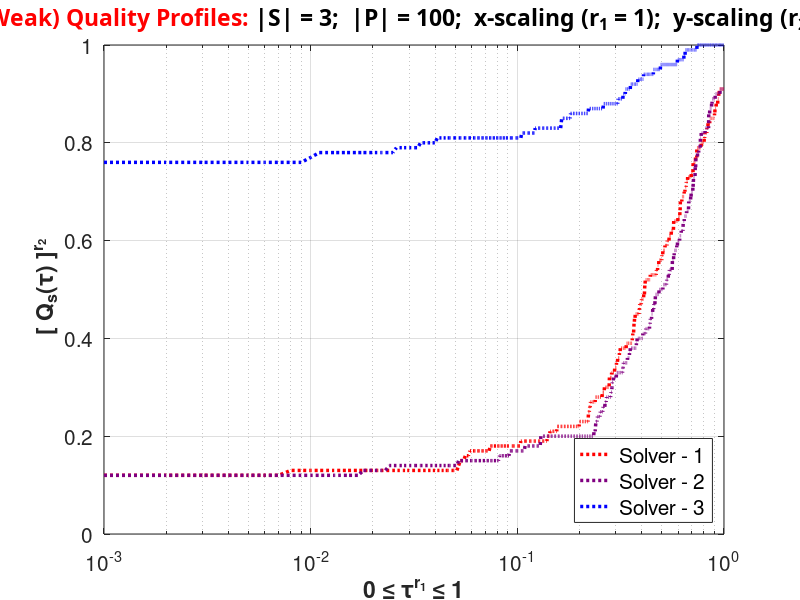

The MATLAB script that drew this image:
%=========================================================================
% This Matlab code can be adopted to benchmark solvers for optimization
% problems. In particular, this code can be used to accomplish the 
% following three specific purposes:
%
%   1) Computing PERFORMANCE PROFILES (E.D.Dolan, J.More',
%      "Benchmarking optimization software with performance profiles",
%      Mathematical Programming 91, pp. 201-213, 2002)
%
%   2) Computing single/multiple DATA PROFILES (J.More', S.Wild,
%      Benchmarking Derivative-Free Optimization Algorithms, SIAM
%      J. Optimization 20, pp. 172-191, 2009)
%
%   3) Computing QUALITY PROFILES (G.Fasano, C.Piermarini, M.Roma,
%      Benchmarking Optimization Algorithms with Quality Profiles,
%      submitted to Mathemtical Programming Computations, 2025)
%
% All the above mentioned profiles can be plotted using either linear or
% logarithmic scale on the abscissa axis. Hereafter we describe the steps 
% for each of the above three tasks, including settings of the required
% parameters in the code.
%
%------------------------------------------------------------------
% TO RUN PERFORMANCE PROFILES the next quantities must be set, all
% the remaining quantities in the code can be ignored. The code will
% automatically detect both the number of test problems and solvers
% from the provided data:
%------------------------------------------------------------------
%
%   profiles = must be set equal to the value 1
%
%   limit = represents the largest value on the abscissa axis
%           used to plot the performance profiles
%   
%   logscaling = (true) for a logarithmic scale on the abscissa axis
%                (false) for a linear scale on the abscissa axis
%
%   MM = represents a PxS real matrix, being P the number of test
%        problems and S the number of solvers to be compared. Each entry 
%        of MM represents the performance of the solver 's' on the test 
%        problem 'p'. In case the solver 's' has a failure on the test 
%        problem 'p', then provide a very large value in the 
%        corresponding position of the matrix
%
% The code provides warnings and error messages in case data is
% inconsistent (e.g. some entries of MM are missing or too small, so that 
% performance profiles cannot be computed)
%
%
%------------------------------------------------------------------
% TO RUN DATA PROFILES the next quantities must be set, all the 
% remaining quantities in the code can be ignored. The code will
% automatically detect both the number of test problems and solvers
% from the provided data:
%------------------------------------------------------------------
%
%   profiles = must be set equal to the value 2
%
%   logscaling = (true) for a logarithmic scale on the abscissa axis
%                (false) for a linear scale on the abscissa axis
%
%   FF = represents a PxSxT real matrix, being P the number of test
%        problems, S the number of solvers to be compared and T the
%        levels of precision (namely the entries of the vector 'tau'. 
%        Each entry of FF represents the number of function evaluations 
%        necessary to the solver 's' to find a solution of the test 
%        problem 'p', within the precision level 't'. In case the solver 
%        's' has a failure on the test problem 'p' and for the precision 
%        level 't', then provide a very large value in the corresponding 
%        position of the matrix
%
%  tau = represents the precision associated to data profile(s). It can 
%        be a value in (0,1], or a vector (even number of entries, being 
%        each entry in (0,1])
%
%   TT = represents a Px(1+S) matrix. The first column (real number >= 1) 
%        gives the dimension (number of unknowns) of each of the P test 
%        problems, the second column (any real number) is the value 
%        of the objective function at the initial iterate x_0, while each
%        of the remaining S columns reports the optimal value (any real 
%        number) of the objective function found by the solver 's' on the 
%        test problem 'p'
%  
% The code provides warnings and error messages in case data is
% inconsistent (e.g. the solution found by a solver is larger than the
% initial objective function value, so that data profiles cannot be 
% computed)
%
%
%------------------------------------------------------------------
% TO RUN QUALITY PROFILES the next quantities must be set, all the 
% remaining quantities in the code can be ignored. The code will
% automatically detect both the number of test problems and solvers
% from the provided data:
%------------------------------------------------------------------
%
%   profiles = must be set equal to the value 3
%
%   logscaling = (true) for a logarithmic scale on the abscissa axis
%                (false) for a linear scale on the abscissa axis
%
%   TT = represents a Px(2+S) matrix. The first column gives the 
%        dimension (number of unknowns) of each of the P test problems.
%        It is ignored when building Quality Profiles, but is used to 
%        build Data Profiles. The second column (any real number) is the 
%        value of the objective function at the initial iterate x_0, 
%        while each of the remaining S columns reports the optimal value 
%        (any real number) of the objective function found by the solver 
%        's' on the test problem 'p'
% 
%   r1 = represents a zooming parameter for the 'abscisa' axis in a 
%        Quality Profile.
%        r1 = 1 implies no zoomin
%        r1 < 1 implies zooming nearby the abscissa value 1
%        r1 > 1 implies zooming nearby the abscissa value 0 
%
%   r2 = represents a zooming parameter for the 'ordinate' axis in a 
%        Quality Profile.
%        r2 = 1 implies no zoomin
%        r2 < 1 implies zooming nearby the ordinate value 1
%        r2 > 1 implies zooming nearby the ordinate value 0 
%
%   strong = represents the choice between weak and strong quality 
%            profiles, i.e.
%        strong = true implies that strong quality profiles are generated
%        strong = false implies that weak quality profiles are generated
%  
% The code provides warnings and error messages in case data is
% inconsistent (e.g. the solution found by a solver is larger than the
% initial objective function value, so that quality profiles cannot be 
% computed)


%==================================================================
%--------------------------------
% Clear screen and all variables
%--------------------------------
clc; clf;
close all;
clear all;

%-----------------------
% Start to compute time
%-----------------------
tic;

%-----------------------------
% Select the type of profiles
%-----------------------------
%profiles = 1;   % Performance profiles
%profiles = 2;   % Data Profiles
profiles = 3;   % Quality Profiles

% ------------------------------------------------------------------------
% Set the 'limit' for the abscissa parameter of Performance Profiles
% Set the required precision values for Data Profiles
% Set the required scaling parameters 'r1' and 'r2' for Quality Profiles
% ------------------------------------------------------------------------
limit = 15;         % Upper bound for the abscissa value of the 
                    % Performance Profiles (user's choice)
                   
%tau = [0.01];      % Precision level in case only one data profile 
                    % is sought: the user can select any number
                    % in (0,1]
tau = [0.1 
       0.01 
       0.001 
       0.0001 
       0.00001 
       0.000001];   % Precision levels in case multiple (even number) 
                    % of data profiles are sought: any entry must be
                    % selected by the user in (0,1], and will be
                    % associated to a different data profile

r1 = 1; r2=1;       % Scaling parameters for Quality Profiles. Each of
                    % these parameters must be a real positive number       

%strong = true;     % The user creates 'Strong' Quality Profiles
strong = false;     % The user creates 'Weak' Quality Profiles

%-----------------------------------------
% Decide the scaling of the abscissa axis
% for all the types of profiles
%-----------------------------------------
logscaling = true;      % log10 scaling for the abscissa axis
%logscaling = false;      % no log scaling for the abscissa axis


% -----------------------------------------------------------------------
% Matrix used to plot Performance Profiles. Its dimensions are PxS, being 
%       P = # test Problems 
%       S = # of Solvers
% Each entry of MM represents the 'performance' of the solve 's' on the
% problem 'p'. Hence, in case of the Performance Profiles it represents 
% (e.g.) the number of iterations, the number of function evaluations, 
% etc. In case the solver 's' has a failure on the test  problem 'p', 
% then provide a very large value in the corresponding position of the 
% matrix
% -----------------------------------------------------------------------
% MM = [];
 MM = 10 + (1000-10)*rand(100,3);     % Just an example for matrix MM
                                      % including 100 test problems
                                      % and 3 solvers

% -----------------------------------------------------------------------
% Matrix used to plot Data Profiles. Its dimensions are PxSxT, being 
%       P = # test Problems 
%       S = # of Solvers
%       T = # of precision levels
% Each entry of FF represents the 'performance' of the solve 's' on the
% problem 'p'. Hence, in case of the Data Profiles it represents 
% the number of function evaluations necessary to solve the problem 'p'
% by the solver 's' at the given level of precision 't'. In case the 
% solver 's' has a failure on the test problem 'p' when the precision 
% level 't' is sought, then provide a very large value in the 
% corresponding position of the matrix
% -----------------------------------------------------------------------
% FF = [];
 FF = zeros(100,3,6);
 FF(:,:,1) = 1 + (10-1)*rand(100,3);   % Just an example for matrix FF
 FF(:,:,2) = 1 + (100-1)*rand(100,3);   % including 100 test problems, 
 FF(:,:,3) = 10 + (1000-10)*rand(100,3);   % 3 solvers and 6 levels of
 FF(:,:,4) = 10 + (5000-10)*rand(100,3);   % precision
 FF(:,:,5) = 100 + (10000-100)*rand(100,3);
 FF(:,:,6) = 100 + (20000-100)*rand(100,3);

% -----------------------------------------------------------------
% Provide the next matrix TT whose columns are (respectively): 
%   1st column  = the dimensions of the P test problems 
%   2nd column  = the objective function value at the initial iterate
%   s-th column = (s > 2) the objective function value at the optimal 
%                 point detected by the solver 's'
% This data will be uniquely used to plot either Data Profiles (just the
% 1st column is used) or Quality Profiles (all the columns apart from 
% the 1st one are used), and will be ignored if Performance Profiles 
% are sought
% -----------------------------------------------------------------
% TT = [];
 TT = [randi([1,50],100,1)  (-1 + 2*rand(100,1)) ...
       (-2 + 2*rand(100,1)) (-2.01 + 2*rand(100,1)) (-3.0 + 2*rand(100,1))];
       % Just an example for matrix TT including at most 50 unknowns, 
       % 100 test problems and 3 solvers

%--------------------------------------------
% Assign the dimensions of the test problems 
%--------------------------------------------
n_p = TT(:,1);

%------------------------------------------------------------------
% Assign the value of the objective function at the first iterate, 
% for each test problem 
%------------------------------------------------------------------
f_0 = TT(:,2);

%------------------------------------
% Print a summary of the user's data
%------------------------------------
if (profiles ==1)
    [P,S] = size(MM);
else
    [P,S] = size(TT);
    S = S - 2;
end
fprintf('\n====================================================== \n');
fprintf('  Number of TEST PROBLEMS ------>  %i  \n',P);
fprintf('  Number of SOLVERS       ------>  %i  \n',S);
if (profiles ==1)
    fprintf('  Performance Profiles: user abscissa limit = %8.3f  \n',limit);
elseif (profiles ==2)
    fprintf('  Data Profiles: precision value tau = %d  \n',tau);
elseif(profiles ==3)
    fprintf('  Quality Profiles: scaling parameter (x) r1 =%6.2f  \n',r1);
    fprintf('  Quality Profiles: scaling parameter (y) r2 =%6.2f  \n',r2);
end
fprintf('====================================================== \n \n');

% ---------------------------
% Check for data consistency
% ---------------------------
[dim_f_0,dummy1] = size(f_0);
[dim_n_p,dummy2] = size(n_p);
if ((profiles == 2 || profiles == 3) && (min(n_p) < 1))
    fprintf('  ERROR: Wrong Data (problems dimension) !!!');
    return;
end
if (profiles == 2)
    [a,b] = size(tau);
    if (b ~= 1) && (mod(b,2) ~= 0) 
        fprintf('  ERROR: odd number of required Data Profiles !!!');
        return;
    end
end

% --------------------------------------------------------
% In case of "Quality Profiles" then
%       - select the stepsize for the parameter 
%         representing the precision 'tau'
%       - update the vector f_0
% --------------------------------------------------------
if (profiles ==3)
    intervals = floor(max([1000 1000*r1 1000/r1]));
    stepsize = 1/intervals;
    tau = zeros(intervals+1,1);
    if (strong == true)
        for i=1:P
            f_0(i) = max(TT(i,3:(3+S-1)));
        end
    end
end

% -----------------------------------------------------------------
% Compute the best value among the solvers, for each test problem. 
% The best value is only used for Quality Profiles
% -----------------------------------------------------------------
if (profiles == 3)
    f_star = zeros(P,1);
    for p=1:P
        f_star(p) = min(TT(p,3:(3+S-1)));
    end
end

% ------------------------------
% Compute the required profiles
% ------------------------------
% ----------------------
%  PERFORMANCE PROFILES
% ----------------------
if (profiles == 1)  
    % Here we create the Performance Profiles "RHO_s(tau)"
    % for any solver 's'. The parameter 'tau' has no dimension and
    % represents the abscissa parameter in Performance Profiles
    RHO = zeros(S,1000);
    tps = MM;
    rps = zeros(P,S);
    r_M = 0;        % initialize the maximum performance ratio
    min_tps = zeros(P,1);
    for p=1:P
        min_tps(p) =  min(MM(p,:));
        for s=1:S
           if (abs(tps(p,s)) <= 1.0e-10)
                fprintf('WARNING: very small data in Performance Profiles !!!');
                pause;
           end
           rps(p,s) =  tps(p,s) / min_tps(p);
           r_M = max(r_M , rps(p,s));
        end    
    end
    r_M = 1.1*min(r_M,limit);   % compute an upper bound to 'r_M' so that 
                                % the plot of the Performance Profiles
                                % will correctly fit the user's interval 
    tau = linspace(1, r_M, 1000);
    for t=1:1000
        for s=1:S
            counter = 0;
            for p=1:P
                if (rps(p,s) <= tau(t)) 
                    counter = counter + 1;
                end 
            end
            RHO(s,t) = counter/P;
        end
    end

% ---------------
%  DATA PROFILES
% ---------------
elseif (profiles == 2)  
    % Here we create the Data Profiles "d_s(alpha)" for any 
    % solver 's'. The parameter 'alpha' has no dimension and
    % represents a multiple of the cost of one simplex gradient 
    % evaluation, i.e. n_p + 1, being 'n_p' the number of 
    % variables of the test problem 'p'
    [entries,dummy] = size(tau);
    d = zeros(S,5000,entries);
    tps = FF;
    i_M = ones(entries,1);
    
    % Compute the maximum performance ratio
    delta = zeros(entries);
    r_max = zeros(entries);
    for t=1:entries
        for p=1:P
             for s=1:S
                 r_max(t) = max(r_max(t) , tps(p,s,t)/(n_p(p)+1));
             end
        end 
    end
    for t=1:entries
        r_max(t) = 1.05*r_max(t);     % Compute an upper bound on 'r_M'
        delta(t) = r_max(t)/5000;     % Compute an elementary interval
    end
    for t=1:entries         % Compute Data Profiles for each precision value
        for s=1:S
            for i=1:5000    % Increase the abscissa parameter 'alpha'
                counter = 0;
                for p=1:P
                    if (tps(p,s,t)/(n_p(p)+1) <= i*delta(t))
                         counter = counter + 1;
                    end
                end
                d(s,i,t) = counter/P;
            end    
        end
    end
    
    % Compute the largest abscissa such that, for a given "tau", the plot
    % of "data profiles" for the solvers does not change (this is useful in
    % order to scale the abscissa axis of the different data profiles, 
    % depending on "tau")
    for t=1:entries
        for i=1:4999
            i_found = false;
            for s=1:S
                if ( abs(d(s,5000-i+1,t) - d(s,5000-i,t)) > 1.0e-5 )
                    i_M(t) = floor( min((5000-i+1)*1.1,5000) );
                    i_found = true;
                    break
                end
            end
            if i_found
                break
            end
        end
    end
   
% ------------------
%  QUALITY PROFILES
% ------------------
else
    % Here we create the Quality Profiles "Qs(tau)". Each row of the 
    % matrix "Q" is associated with a different precision level.
    % Each column of the matrix "Q" is associated with a different solver
    Q = zeros(intervals+1,S);
    for s=1:S
        for t=1:(intervals+1)
            tau(t) = ((t-1)*stepsize)^(r1);
            counter = 0;
            for w=1:P
                if ((TT(w,2+s) - f_star(w)) <= tau(t)*(f_0(w) - f_star(w)))
                    counter = counter + 1;
                end
            end
            % Scaling, through the parameter "r2", of the Quality Profiles 
            Q(t,s) = (counter/P)^(r2);
        end
    end
end

%----------------------------%
% Plot the required profiles %
%----------------------------%
%---------------------------%
% Plot PERFORMANCE PROFILES %
%---------------------------%
if (profiles ==1)     
    figure1 = figure;
        % colors = [linspace(1, 0, S)', rand(S,1), linspace(0, 1, S)'];
        colors = [linspace(1, 0, S)', zeros(S,1), linspace(0, 1, S)'];
        if (logscaling)
            for s=1:S
                semilogx(tau,RHO(s,:),':','Color',colors(s,:),'LineWidth',1.5);
                hold on
            end
        else
            for s=1:S
                plot(tau,RHO(s,:),':','Color',colors(s,:),'LineWidth',1.5);
                hold on
            end
        end
        title(['\it {\color{red}Performance Profiles:} # solvers = ',num2str(S), ...
               '; # test problems = ',num2str(P), ...
               '; \tau--range = [1 , ',num2str(r_M),']'],'FontName','Baskerville Old Face', ...
               'Fontsize',35);
        grid on
        xlabel('\it \tau','FontWeight','bold','FontSize',35); 
        ylabel(' \it \rho_s(\tau)','FontWeight','bold','FontSize',30);
        set(gca, 'FontSize', 15);
        % Here you can specify the name of the solvers in the vector 
        % "SolversNames": the following example is provided 
        SolversNames = strseq(' Solver - ',1:S);
        legend1 = legend(SolversNames);
        set(legend1,'Location','southeast','FontSize',20);
        hold off
        
% --------------------
%  Plot DATA PROFILES
% --------------------
elseif (profiles ==2)  
    figure2 = figure;
        % colors = [linspace(1, 0, S)', rand(S,1), linspace(0, 1, S)'];
        colors = [linspace(1, 0, S)', zeros(S,1), linspace(0, 1, S)'];
        % ---------------------------
        %  create 'entries' subplots
        % ---------------------------
        if (entries ==1)
                if (logscaling)
                    for s=1:S
                        semilogx((1:i_M(1))*delta(1),d(s,1:i_M(1),1),':','Color',colors(s,:),'LineWidth',1.5);
                        hold on
                    end
                else
                    for s=1:S
                        plot((1:i_M(1))*delta(1),d(s,1:i_M(1),1),':','Color',colors(s,:),'LineWidth',1.5);
                        hold on
                    end
                end
                title(['{\color{red}Data Profile:} |S| = ', ...
                        num2str(S),';  |P| = ', ...
                        num2str(P),';  \tau = ',num2str(tau(1))],'FontName','Baskerville Old Face', ...
                        'Fontsize',35);
                grid on
                xlabel('\it \alpha','FontWeight','bold','FontSize',35); 
                ylabel(' \it d_s(\alpha)','FontWeight','bold','FontSize',30);
                set(gca, 'FontSize', 15);
                % Here you can specify the name of the solvers in the 
                % vector "SolversNames": the following example is provided
                SolversNames = strseq(' Solver - ',1:S);
                legend2 = legend(SolversNames);
                set(legend2,'Location','southeast','FontSize',10);
        else
            for j=1:entries
                subplot(entries/2,2,j)
                if (logscaling)
                    for s=1:S
                        semilogx((1:i_M(j))*delta(j),d(s,1:i_M(j),j),':','Color',colors(s,:),'LineWidth',1.5);
                        hold on
                    end
                else
                    for s=1:S
                        plot((1:i_M(j))*delta(j),d(s,1:i_M(j),j),':','Color',colors(s,:),'LineWidth',1.5);
                        hold on
                    end
                end
                title(['{\color{red}Data Profile:} |S| = ', ...
                        num2str(S),';  |P| = ', ...
                        num2str(P),';  \tau = ',num2str(tau(j))],'FontName','Baskerville Old Face', ...
                        'Fontsize',20);
                grid on
                xlabel('\it \alpha','FontWeight','bold','FontSize',20); 
                ylabel(' \it d_s(\alpha)','FontWeight','bold','FontSize',20);
                set(gca, 'FontSize', 13);
                % Here you can specify the name of the solvers in the 
                % vector "SolversNames": the following example is provided
                SolversNames = strseq(' Solver - ',1:S);
                legend2 = legend(SolversNames);
                set(legend2,'Location','southeast','FontSize',10);
            end
        end

% -----------------------
%  Plot QUALITY PROFILES
% -----------------------
else
    figure3 = figure;
        % colors = [linspace(1, 0, S)', rand(S,1), linspace(0, 1, S)'];
        colors = [linspace(1, 0, S)', zeros(S,1), linspace(0, 1, S)'];
        if (logscaling)
            for s=1:S
                semilogx(tau(1:(intervals+1)),Q(:,s),':','Color',colors(s,:),'LineWidth',2.5);
                %loglog(tau(1:(intervals+1)),Q(:,s),':','Color',colors(s,:),'LineWidth',2.5);
                hold on
            end
        else
            for s=1:S
                plot(tau(1:intervals+1),Q(:,s),':','Color',colors(s,:),'LineWidth',2.5);
                hold on
            end
            [rows,cols] = size((0:stepsize:1)');
            plot(0.001*ones(rows,1),(0:stepsize:1)','-k',...
                 0.01*ones(rows,1),(0:stepsize:1)','-k',...
                 0.1*ones(rows,1),(0:stepsize:1)','-k','LineWidth',0.5);
        end
        if (strong)
            title([' {\color{red}(Strong) Quality Profiles:} |S| = ', ...
                            num2str(S),';  |P| = ', ...
                            num2str(P),';  x-scaling (r_1 = ',num2str(r1), ...
                   ');  y-scaling (r_2 = ',num2str(r2),')'],'FontName','Baskerville Old Face', ...
                   'Fontsize',35);
        else
            title([' {\color{red}(Weak) Quality Profiles:} |S| = ', ...
                            num2str(S),';  |P| = ', ...
                            num2str(P),';  x-scaling (r_1 = ',num2str(r1), ...
                   ');  y-scaling (r_2 = ',num2str(r2),')'],'FontName','Baskerville Old Face', ...
                   'Fontsize',35);
        end
        grid on
        xlabel('0 \leq \tau^{r_1} \leq 1','FontWeight','bold','FontSize',35); 
        ylabel(' [ Q_s(\tau) ]^{r_2}','FontWeight','bold','FontSize',35);
        set(gca, 'FontSize', 15);
        % Here you can specify the name of the solvers in the 
        % vector "SolversNames": the following example is provided
        SolversNames = strseq(' Solver - ',1:S);
        legend3 = legend(SolversNames);
        set(legend3,'Location','southeast','FontSize',15);
        hold off
end

   
%----------------------
% Stop to compute time
%----------------------
toc;
